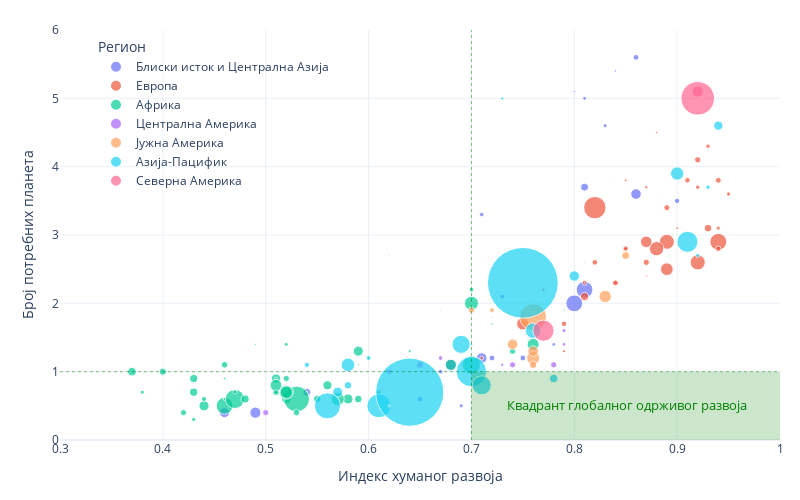

Source (notebook cell):
### Markdown cell above
Одрживи развој подразумева развој друштва у коме се људске потребе задовољавају расположивим природним ресурсима. Тиме се осигурава дугорочно постојање људског друштва уз очување животне средине и биокапацитета планете. Према проценама организације чије податке користимо у овом одељку, човечанству су уз садашњу потрошњу биокапацитета потребне 1,73 планете Земље. То значи да трошимо природне ресурсе готово дупло брже него што природа успева да их обнови.

У последњем примеру приказаћемо повезаност индекса хуманог развоја и броја потребних Земаља, како бисмо утврдили које државе су успешније, а које мање успешне у остваривању циљева одрживог развоја. Овога пута ћемо употребити посебну врсту дијаграма распршења у коме се, уз вредности две варијабле на осама, приказује и трећа варијабла као величина круга. Због тога је овај графикон познат и као *мехурасти дијаграм* (енгл. *bubble chart*). У нашем примеру, величину кругова ћемо дефинисати на основу броја становника сваке државе, тј. варијабле *Population (mil)*.

### Code cell
import plotly.express as px

# Мењамо називе региона и објединјујемо европске државе (EU-28 и Other Europe)
otisakHDI.replace({'EU-28': 'Европа', 
                     'Other Europe': 'Европа',
                     'Africa': 'Африка',
                     'Asia-Pacific': 'Азија-Пацифик',
                     'North America': 'Северна Америка',
                     'South America': 'Јужна Америка',
                     'Middle East/Central Asia': 'Блиски исток и Централна Азија',
                     'Central America/Caribbean': 'Централна Америка'
                    }, inplace=True)

# Исцртавамо скатер као мехурасти дијаграм у коме је величина круга дефинисана варијаблом Population (mil)
graf = px.scatter(otisakHDI, x='HDI', y='Number of Earths required',
                    size='Population (mil)', size_max=50,
                    color='Region', hover_name='Country',
                    template='plotly_white', width=800, height=500,
                    range_x=[0.3,1], range_y=[0,6]
                   )

# Референтна вредност за број планета
graf.add_hline(y=1, line_width=0.5, line_dash='dot', line_color='green') 

# Референтна вредност високох индекса хуманог развоја
graf.add_vline(x=0.7, line_width=0.5, line_dash='dot', line_color='green') 

# Квадрант одрживог развоја
graf.add_hrect(y0=0, y1=1, x0=(0.7-0.3)/0.7, x1=1, line_width=0, fillcolor='green', opacity=0.2) 

graf.update_layout(margin=dict(l=60, r=20, t=30, b=60), 
                   legend=dict(title='Регион', y=0.99, x=0.05, bgcolor='rgba(0,0,0,0)'),
                   xaxis_title='Индекс хуманог развоја', yaxis_title='Број потребних планета'
                  )

# Исписивање текста у квадранту глобалног одрживог развоја
graf.add_annotation(dict(font=dict(color='green',size=13),
                         x=0.97, y=0.35, xanchor='right', yanchor='bottom',
                         showarrow=False, text='Квадрант глобалног одрживог развоја'
                        )
                   )

graf.show()

### Figure 1 — Plotly figure (JSON) as saved in the notebook; plotly's stock layout.template omitted (floating-point values rounded to 4 significant figures)
{"data": [{"hovertemplate": "<b>%{hovertext}</b><br><br>Region=Блиски исток и Централна Азија<br>HDI=%{x}<br>Number of Earths required=%{y}<br>Population (mil)=%{marker.size}<extra></extra>", "hovertext": ["Afghanistan", "Armenia", "Azerbaijan", "Bahrain", "Georgia", "Iran, Islamic Republic of", "Iraq", "Israel", "Jordan", "Kazakhstan", "Kuwait", "Kyrgyzstan", "Lebanon", "Oman", "Qatar", "Saudi Arabia", "State of Palestine", "Syrian Arab Republic", "Tajikistan", "Turkey", "Turkmenistan", "United Arab Emirates", "Uzbekistan", "Yemen"], "legendgroup": "Блиски исток и Централна Азија", "marker": {"color": "#636efa", "size": [35.5, 2.9, 9.8, 1.5, 3.9, 81.2, 38.3, 8.3, 9.7, 18.2, 4.1, 6, 6.1, 4.6, 2.6, 32.9, 4.9, 18.3, 8.9, 80.7, 5.8, 9.4, 31.9, 28.3], "sizemode": "area", "sizeref": 0.5764, "symbol": "circle"}, "mode": "markers", "name": "Блиски исток и Централна Азија", "orientation": "v", "showlegend": true, "type": "scatter", "x": [0.49, 0.76, 0.75, 0.84, 0.78, 0.8, 0.68, 0.9, 0.72, 0.81, 0.81, 0.67, 0.73, 0.83, 0.85, 0.86, 0.69, 0.54, 0.65, 0.81, 0.71, 0.86, 0.71, 0.46], "xaxis": "x", "y": [0.4, 1.1, 1.2, 5.4, 1.4, 2, 1.1, 3.5, 1.2, 3.7, 5, 1, 2.1, 4.6, 9.2, 3.6, 0.5, 0.7, 0.6, 2.2, 3.3, 5.6, 1.2, 0.4], "yaxis": "y"}, {"hovertemplate": "<b>%{hovertext}</b><br><br>Region=Европа<br>HDI=%{x}<br>Number of Earths required=%{y}<br>Population (mil)=%{marker.size}<extra></extra>", "hovertext": ["Albania", "Austria", "Belarus", "Belgium", "Bosnia and Herzegovina", "Bulgaria", "Croatia", "Cyprus", "Czech Republic", "Denmark", "Estonia", "Finland", "France", "Germany", "Greece", "Hungary", "Ireland", "Italy", "Latvia", "Lithuania", "Luxembourg", "Malta", "Montenegro", "Netherlands", "Norway", "Poland", "Portugal", "Republic of Moldova", "Republic of North Macedonia", "Romania", "Russian Federation", "Serbia", "Slovakia", "Slovenia", "Spain", "Sweden", "Switzerland", "Ukraine", "United Kingdom"], "legendgroup": "Европа", "marker": {"color": "#EF553B", "size": [2.9, 8.7, 9.5, 11.4, 3.5, 7.1, 4.2, 1.2, 10.6, 5.7, 1.3, 5.5, 65, 82.1, 11.2, 9.7, 4.8, 59.4, 2, 2.9, 0.6, 0.4, 0.6, 17, 5.3, 38.2, 10.3, 4.1, 2.1, 19.7, 144, 8.8, 5.4, 2.1, 46.4, 9.9, 8.5, 44.2, 66.2], "sizemode": "area", "sizeref": 0.5764, "symbol": "circle"}, "mode": "markers", "name": "Европа", "orientation": "v", "showlegend": true, "type": "scatter", "x": [0.79, 0.91, 0.82, 0.92, 0.77, 0.81, 0.84, 0.87, 0.89, 0.93, 0.88, 0.92, 0.89, 0.94, 0.87, 0.84, 0.94, 0.88, 0.85, 0.87, 0.91, 0.88, 0.81, 0.93, 0.95, 0.87, 0.85, 0.71, 0.76, 0.81, 0.82, 0.79, 0.85, 0.9, 0.89, 0.94, 0.94, 0.75, 0.92], "xaxis": "x", "y": [1.3, 3.8, 2.6, 4.1, 2.2, 2.3, 2.3, 2.4, 3.4, 4.3, 4.5, 3.7, 2.9, 2.9, 2.6, 2.3, 3.1, 2.8, 3.8, 3.7, 8, 3.6, 2.6, 3.1, 3.6, 2.9, 2.8, 1.2, 1.9, 2.1, 3.4, 1.7, 2.8, 3.1, 2.5, 3.8, 2.8, 1.7, 2.6], "yaxis": "y"}, {"hovertemplate": "<b>%{hovertext}</b><br><br>Region=Африка<br>HDI=%{x}<br>Number of Earths required=%{y}<br>Population (mil)=%{marker.size}<extra></extra>", "hovertext": ["Algeria", "Angola", "Benin", "Botswana", "Burkina Faso", "Burundi", "Cabo Verde", "Cameroon", "Central African Republic", "Chad", "Comoros", "Congo", "Congo, Democratic Republic of", "Côte d'Ivoire", "Djibouti", "Egypt", "Equatorial Guinea", "Eritrea", "Eswatini", "Ethiopia", "Gabon", "Gambia", "Ghana", "Guinea", "Guinea-Bissau", "Kenya", "Lesotho", "Liberia", "Libyan Arab Jamahiriya", "Madagascar", "Malawi", "Mali", "Mauritania", "Mauritius", "Morocco", "Mozambique", "Namibia", "Niger", "Nigeria", "Rwanda", "Sao Tome and Principe", "Senegal", "Sierra Leone", "South Africa", "Sudan", "Tanzania, United Republic of", "Togo", "Tunisia", "Uganda", "Zambia", "Zimbabwe"], "legendgroup": "Африка", "marker": {"color": "#00cc96", "size": [41.3, 29.8, 11.2, 2.3, 19.2, 10.9, 0.5, 24.1, 4.7, 14.9, 0.8, 5.3, 81.3, 24.3, 1, 97.6, 1.3, 5.1, 1.4, 105, 2, 2.1, 28.8, 12.7, 1.9, 49.7, 2.2, 4.7, 6.4, 25.6, 18.6, 18.5, 4.4, 1.3, 35.7, 29.7, 2.5, 21.5, 190.9, 12.2, 0.2, 15.9, 7.6, 56.7, 40.5, 57.3, 7.8, 11.5, 42.9, 17.1, 16.5], "sizemode": "area", "sizeref": 0.5764, "symbol": "circle"}, "mode": "markers", "name": "Африка", "orientation": "v", "showlegend": true, "type": "scatter", "x": [0.76, 0.58, 0.52, 0.72, 0.43, 0.42, 0.65, 0.56, 0.38, 0.4, 0.54, 0.61, 0.46, 0.51, 0.49, 0.7, 0.59, 0.43, 0.6, 0.47, 0.7, 0.46, 0.59, 0.46, 0.46, 0.57, 0.51, 0.47, 0.7, 0.52, 0.48, 0.43, 0.52, 0.79, 0.68, 0.44, 0.64, 0.37, 0.53, 0.53, 0.6, 0.51, 0.44, 0.7, 0.51, 0.52, 0.51, 0.74, 0.52, 0.59, 0.55], "xaxis": "x", "y": [1.4, 0.6, 0.9, 1.7, 0.7, 0.4, 1.1, 0.8, 0.7, 1, 0.7, 0.7, 0.5, 0.9, 1.4, 1.1, 1.1, 0.3, 1.2, 0.6, 1.4, 0.6, 1.3, 1.1, 0.9, 0.6, 0.9, 0.7, 2.2, 0.6, 0.6, 0.9, 1.4, 1.9, 1.1, 0.5, 1.3, 1, 0.6, 0.4, 1, 0.7, 0.6, 2, 0.8, 0.7, 0.7, 1.3, 0.7, 0.6, 0.6], "yaxis": "y"}, {"hovertemplate": "<b>%{hovertext}</b><br><br>Region=Централна Америка<br>HDI=%{x}<br>Number of Earths required=%{y}<br>Population (mil)=%{marker.size}<extra></extra>", "hovertext": ["Antigua and Barbuda", "Bahamas", "Barbados", "Costa Rica", "Cuba", "Dominica", "Dominican Republic", "El Salvador", "Grenada", "Guatemala", "Haiti", "Honduras", "Jamaica", "Nicaragua", "Panama", "Saint Lucia", "Trinidad and Tobago"], "legendgroup": "Централна Америка", "marker": {"color": "#ab63fa", "size": [0.1, 0.4, 0.3, 4.9, 11.5, 0.1, 10.8, 6.4, 0.1, 16.9, 11, 9.3, 2.9, 6.2, 4.1, 0.2, 1.4], "sizemode": "area", "sizeref": 0.5764, "symbol": "circle"}, "mode": "markers", "name": "Централна Америка", "orientation": "v", "showlegend": true, "type": "scatter", "x": [0.77, 0.8, 0.81, 0.79, 0.78, 0.72, 0.74, 0.67, 0.76, 0.65, 0.5, 0.62, 0.73, 0.65, 0.79, 0.74, 0.8], "xaxis": "x", "y": [2.7, 2.3, 2.3, 1.6, 1.1, 1.4, 1.1, 1.2, 1.7, 1.1, 0.4, 1, 1.1, 1.1, 1.4, 1.6, 5.1], "yaxis": "y"}, {"hovertemplate": "<b>%{hovertext}</b><br><br>Region=Јужна Америка<br>HDI=%{x}<br>Number of Earths required=%{y}<br>Population (mil)=%{marker.size}<extra></extra>", "hovertext": ["Argentina", "Bolivia", "Brazil", "Chile", "Colombia", "Ecuador", "Guyana", "Paraguay", "Peru", "Suriname", "Venezuela, Bolivarian Republic of"], "legendgroup": "Јужна Америка", "marker": {"color": "#FFA15A", "size": [44.3, 11.1, 209.3, 18.1, 49.1, 16.6, 0.8, 6.8, 32.2, 0.6, 32], "sizemode": "area", "sizeref": 0.5764, "symbol": "circle"}, "mode": "markers", "name": "Јужна Америка", "orientation": "v", "showlegend": true, "type": "scatter", "x": [0.83, 0.7, 0.76, 0.85, 0.76, 0.76, 0.67, 0.72, 0.76, 0.72, 0.74], "xaxis": "x", "y": [2.1, 1.9, 1.8, 2.7, 1.2, 1.1, 1.9, 1.9, 1.3, 1.7, 1.4], "yaxis": "y"}, {"hovertemplate": "<b>%{hovertext}</b><br><br>Region=Азија-Пацифик<br>HDI=%{x}<br>Number of Earths required=%{y}<br>Population (mil)=%{marker.size}<extra></extra>", "hovertext": ["Australia", "Bangladesh", "Bhutan", "Brunei Darussalam", "Cambodia", "China", "Fiji", "India", "Indonesia", "Japan", "Korea, Republic of", "Lao People's Democratic Republic", "Malaysia", "Mongolia", "Myanmar", "Nepal", "New Zealand", "Pakistan", "Papua New Guinea", "Philippines", "Samoa", "Singapore", "Sri Lanka", "Thailand", "Timor-Leste", "Tonga", "Viet Nam"], "legendgroup": "Азија-Пацифик", "marker": {"color": "#19d3f3", "size": [24.5, 164.7, 0.8, 0.4, 16, 1441.0, 0.9, 1339.0, 264, 127.5, 51, 6.9, 31.6, 3.1, 53.4, 29.3, 4.7, 197, 8.3, 104.9, 0.2, 5.7, 20.9, 69, 1.3, 0.1, 95.5], "sizemode": "area", "sizeref": 0.5764, "symbol": "circle"}, "mode": "markers", "name": "Азија-Пацифик", "orientation": "v", "showlegend": true, "type": "scatter", "x": [0.94, 0.61, 0.62, 0.84, 0.58, 0.75, 0.72, 0.64, 0.7, 0.91, 0.9, 0.6, 0.8, 0.73, 0.58, 0.57, 0.92, 0.56, 0.54, 0.71, 0.71, 0.93, 0.78, 0.76, 0.62, 0.72, 0.69], "xaxis": "x", "y": [4.6, 0.5, 2.7, 3.8, 0.8, 2.3, 1.8, 0.7, 1, 2.9, 3.9, 1.2, 2.4, 5, 1.1, 0.7, 2.7, 0.5, 1.1, 0.8, 1.6, 3.7, 0.9, 1.6, 0.5, 2, 1.4], "yaxis": "y"}, {"hovertemplate": "<b>%{hovertext}</b><br><br>Region=Северна Америка<br>HDI=%{x}<br>Number of Earths required=%{y}<br>Population (mil)=%{marker.size}<extra></extra>", "hovertext": ["Canada", "Mexico", "United States of America"], "legendgroup": "Северна Америка", "marker": {"color": "#FF6692", "size": [36.6, 129.2, 324.5], "sizemode": "area", "sizeref": 0.5764, "symbol": "circle"}, "mode": "markers", "name": "Северна Америка", "orientation": "v", "showlegend": true, "type": "scatter", "x": [0.92, 0.77, 0.92], "xaxis": "x", "y": [5.1, 1.6, 5], "yaxis": "y"}], "layout": {"annotations": [{"font": {"color": "green", "size": 13}, "showarrow": false, "text": "Квадрант глобалног одрживог развоја", "x": 0.97, "xanchor": "right", "y": 0.35, "yanchor": "bottom"}], "height": 500, "legend": {"bgcolor": "rgba(0,0,0,0)", "itemsizing": "constant", "title": {"text": "Регион"}, "tracegroupgap": 0, "x": 0.05, "y": 0.99}, "margin": {"b": 60, "l": 60, "r": 20, "t": 30}, "shapes": [{"line": {"color": "green", "dash": "dot", "width": 0.5}, "type": "line", "x0": 0, "x1": 1, "xref": "x domain", "y0": 1, "y1": 1, "yref": "y"}, {"line": {"color": "green", "dash": "dot", "width": 0.5}, "type": "line", "x0": 0.7, "x1": 0.7, "xref": "x", "y0": 0, "y1": 1, "yref": "y domain"}, {"fillcolor": "green", "line": {"width": 0}, "opacity": 0.2, "type": "rect", "x0": 0.5714, "x1": 1, "xref": "x domain", "y0": 0, "y1": 1, "yref": "y"}], "width": 800, "xaxis": {"anchor": "y", "domain": [0, 1], "range": [0.3, 1], "title": {"text": "Индекс хуманог развоја"}}, "yaxis": {"anchor": "x", "domain": [0, 1], "range": [0, 6], "title": {"text": "Број потребних планета"}}}}
